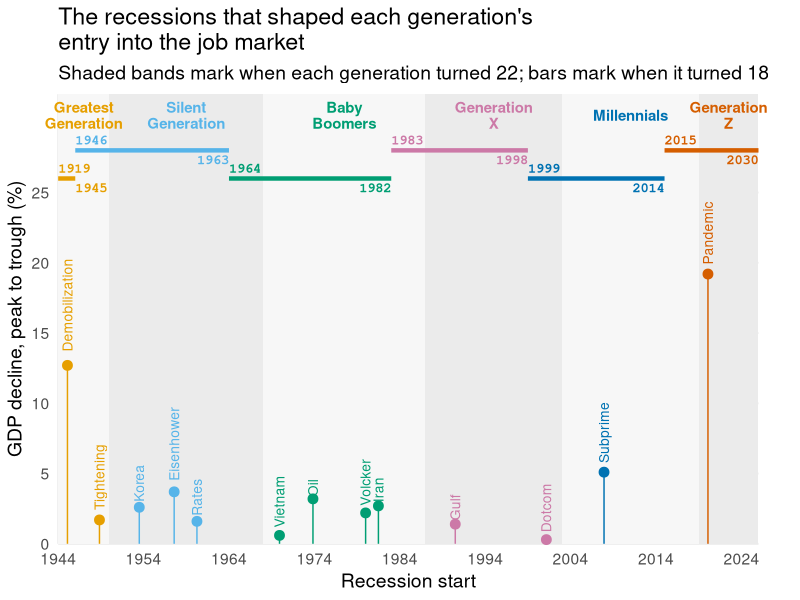
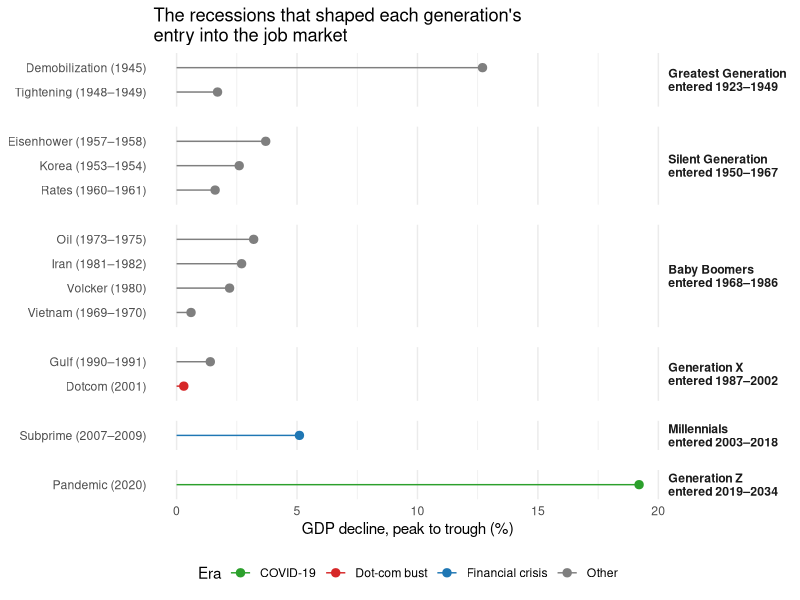

Source code (R) for these figures, in order:
## ---- chunk 1
#| label: read-recessions
#| message: false
library(dplyr)
library(readr)
library(ggplot2)
library(forcats)

recessions <- read_csv("data/recessions_clean.csv") |>
  mutate(generation_label = fct_reorder(generation_label, entry_start))

era_colors <- c(
  "Dot-com bust" = "#d62728", "Financial crisis" = "#1f77b4",
  "COVID-19" = "#2ca02c", "Other" = "grey50"
)

gen_colors <- c(
  "Greatest Generation" = "#E69F00", "Silent Generation" = "#56B4E9",
  "Baby Boomers" = "#009E73", "Generation X" = "#CC79A7",
  "Millennials" = "#0072B2", "Generation Z" = "#D55E00"
)
## ---- chunk 2
#| label: fig-recessions-timeline
#| fig-cap: "GDP decline by US recession since 1945, against each generation's entry window"
#| fig-width: 9
#| fig-height: 6
generations <- distinct(
  recessions, generation, band_start, band_end, band_mid, band_label, shade,
  workforce_start, workforce_end, bar_start, bar_end
)

ggplot(recessions) +
  geom_rect(
    data = generations,
    aes(xmin = band_start, xmax = band_end, ymin = -Inf, ymax = Inf, fill = shade),
    show.legend = FALSE
  ) +
  geom_text(
    data = generations,
    aes(x = band_mid, y = 30.5, label = band_label, color = generation),
    size = 3.8, fontface = "bold", lineheight = 0.9
  ) +
  geom_segment(
    data = generations,
    aes(
      x = bar_start, xend = bar_end, y = if_else(shade, 28, 26), yend = if_else(shade, 28, 26),
      color = generation
    ),
    linewidth = 1.5
  ) +
  geom_text(
    data = generations,
    aes(x = bar_start, y = if_else(shade, 28, 26) + 0.7, label = workforce_start, color = generation),
    hjust = 0, size = 3.5, fontface = "bold", family = "mono"
  ) +
  geom_text(
    data = generations,
    aes(
      x = bar_end, y = if_else(shade, 28, 26) - 0.7, label = workforce_end, color = generation,
      hjust = if_else(bar_end - bar_start < 1500, 0, 1)
    ),
    size = 3.5, fontface = "bold", family = "mono"
  ) +
  geom_segment(aes(x = start_date, xend = start_date, y = 0, yend = gdp_decline_pct, color = generation)) +
  geom_point(aes(x = start_date, y = gdp_decline_pct, color = generation), size = 3) +
  geom_text(
    aes(x = start_date, y = gdp_decline_pct, label = name, color = generation),
    angle = 90, hjust = -0.15, size = 3.5
  ) +
  scale_fill_manual(values = c("TRUE" = "grey92", "FALSE" = "grey97")) +
  scale_color_manual(values = gen_colors) +
  scale_x_date(date_breaks = "10 years", date_labels = "%Y", expand = c(0, 0)) +
  scale_y_continuous(limits = c(0, 32), breaks = seq(0, 25, 5), expand = c(0, 0)) +
  coord_cartesian(clip = "off") +
  labs(
    x = "Recession start", y = "GDP decline, peak to trough (%)",
    title = "The recessions that shaped each generation's\nentry into the job market",
    subtitle = "Shaded bands mark when each generation turned 22; bars mark when it turned 18"
  ) +
  theme_minimal(base_size = 14) +
  theme(
    panel.grid.minor = element_blank(), legend.position = "none",
    plot.margin = margin(5.5, 30, 5.5, 5.5)
  )
## ---- chunk 3
#| label: fig-recessions-generation
#| fig-cap: "GDP decline by US recession since 1945, grouped by generation at career-entry age"
#| fig-height: 6
ggplot(recessions, aes(x = gdp_decline_pct, y = fct_reorder(label, gdp_decline_pct), color = era)) +
  geom_segment(aes(x = 0, xend = gdp_decline_pct, yend = fct_reorder(label, gdp_decline_pct))) +
  geom_point(size = 2.5) +
  facet_grid(generation_label ~ ., scales = "free_y", space = "free_y") +
  scale_color_manual(values = era_colors) +
  labs(
    x = "GDP decline, peak to trough (%)", y = NULL, color = "Era",
    title = "The recessions that shaped each generation's\nentry into the job market"
  ) +
  theme_minimal() +
  theme(
    strip.text.y = element_text(face = "bold", angle = 0, hjust = 0),
    panel.grid.major.y = element_blank(),
    panel.spacing.y = unit(1, "lines"),
    legend.position = "bottom"
  )
